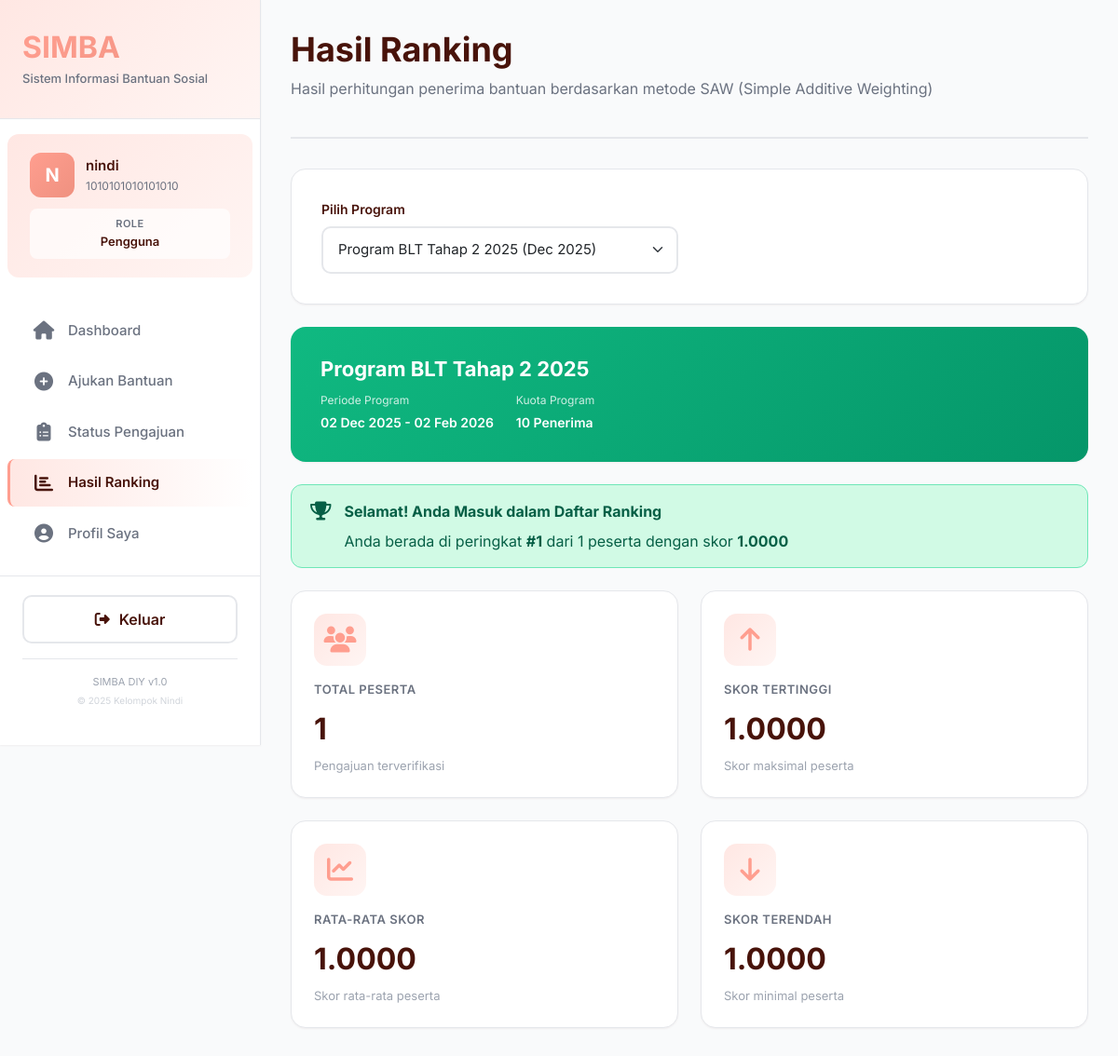
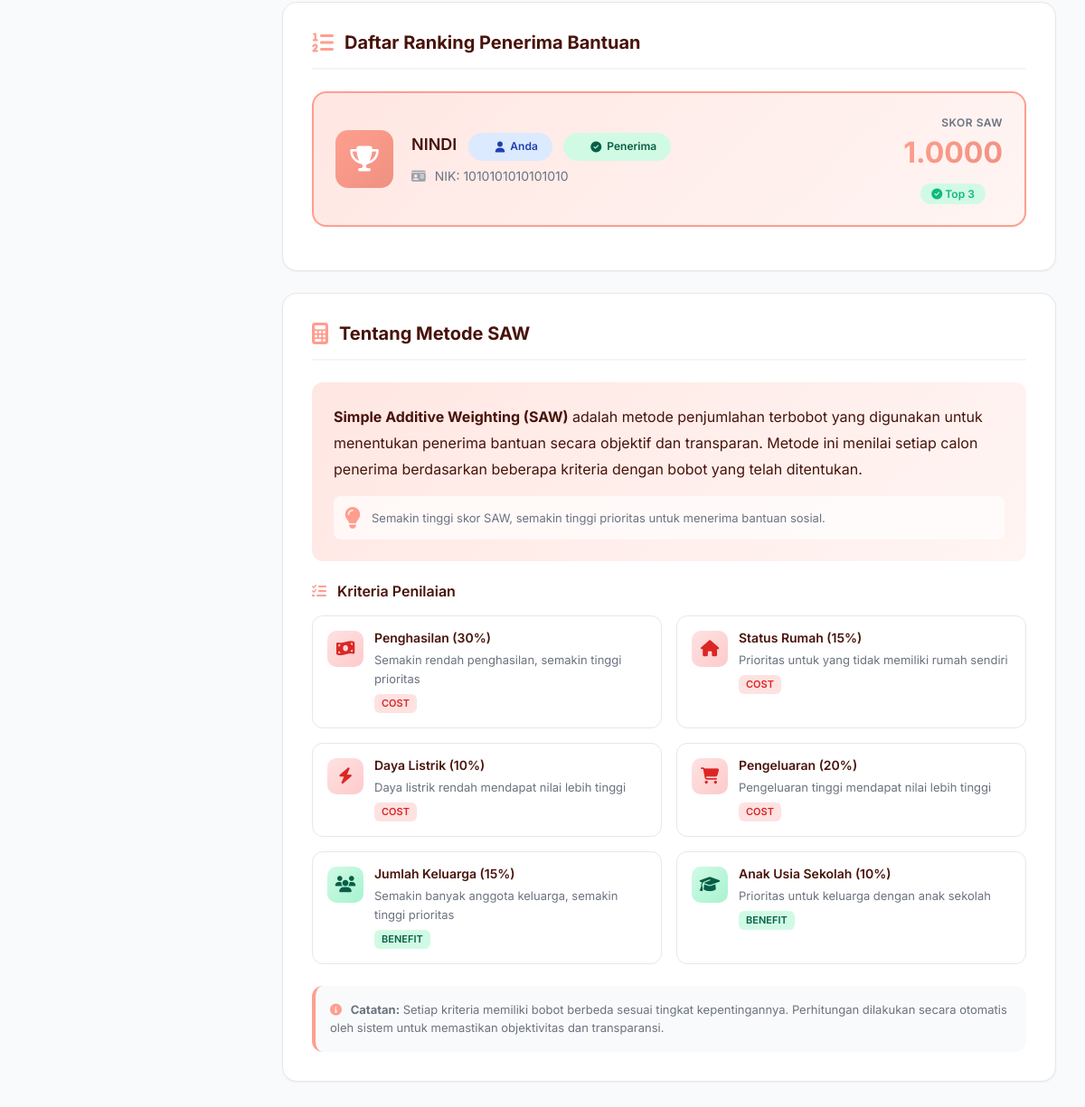
/user/ranking.php (signed in), run on an earlier commit of the app's database (2 pictures, top to bottom).
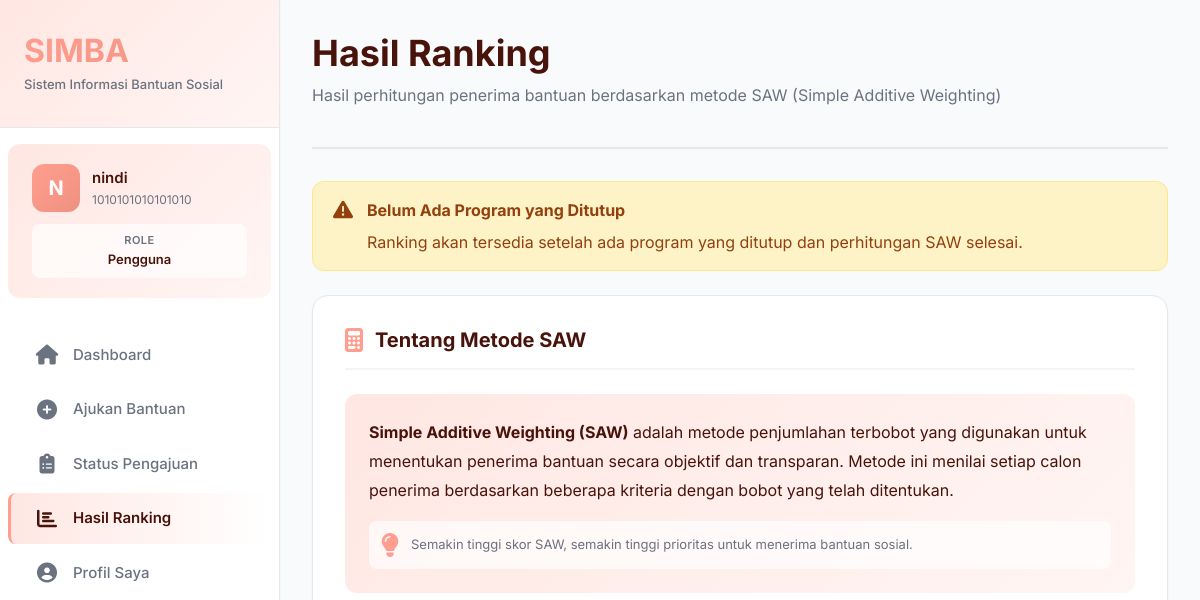
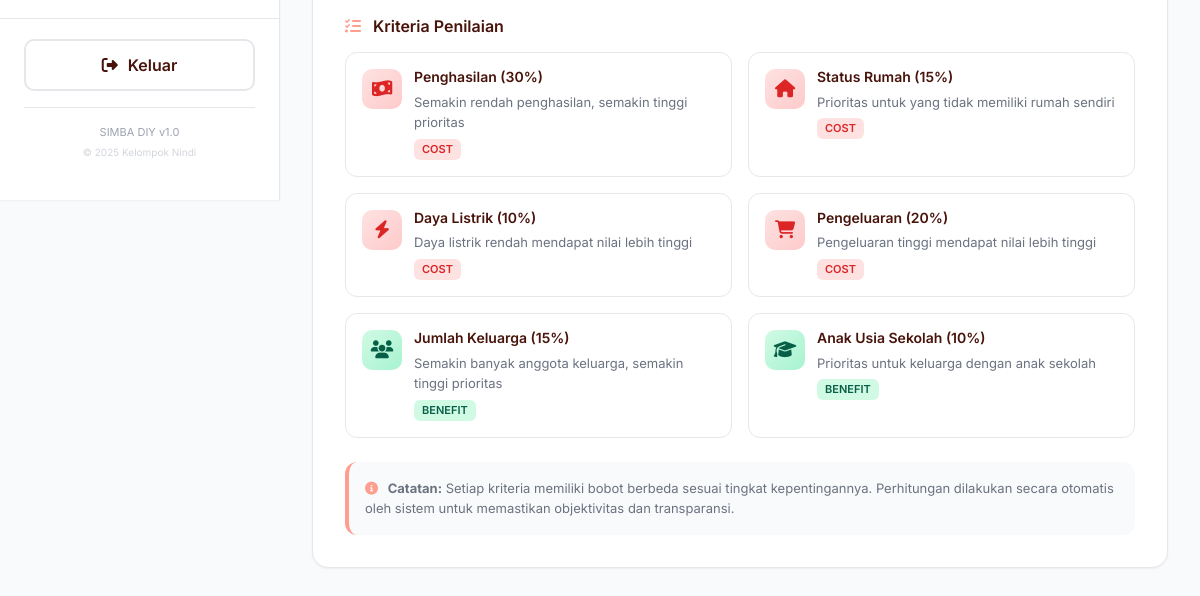
And on a later commit of the database (2 pictures, top to bottom).
### tables this page shows
CREATE TABLE `program_bantuan` (
  `id` int(11) NOT NULL,
  `nama_program` varchar(255) NOT NULL COMMENT 'Nama program bantuan',
  `deskripsi` text DEFAULT NULL COMMENT 'Deskripsi program',
  `kuota` int(11) NOT NULL COMMENT 'Jumlah penerima',
  `tanggal_mulai` date NOT NULL COMMENT 'Tanggal mulai program',
  `tanggal_selesai` date NOT NULL COMMENT 'Tanggal selesai program',
  `status` enum('Aktif','Tutup') NOT NULL DEFAULT 'Aktif' COMMENT 'Status program',
  `created_at` timestamp NOT NULL DEFAULT current_timestamp(),
  `updated_at` timestamp NOT NULL DEFAULT current_timestamp() ON UPDATE current_timestamp()
);

CREATE TABLE `total_nilai` (
  `id` int(11) NOT NULL,
  `id_pengajuan` int(11) NOT NULL COMMENT 'Foreign key ke tabel pengajuan',
  `skor_total` decimal(10,4) NOT NULL COMMENT 'Skor hasil perhitungan SAW (0-1)',
  `peringkat` int(11) DEFAULT NULL COMMENT 'Peringkat berdasarkan skor',
  `tanggal_hitung` timestamp NOT NULL DEFAULT current_timestamp() COMMENT 'Waktu perhitungan dilakukan'
);

CREATE TABLE `pengajuan` (
  `id` int(11) NOT NULL,
  `id_user` int(11) NOT NULL COMMENT 'Foreign key ke tabel user',
  `id_program` int(11) DEFAULT NULL COMMENT 'Foreign key ke program bantuan',
  `nik` varchar(16) NOT NULL COMMENT 'NIK pemohon',
  `no_kk` varchar(16) NOT NULL COMMENT 'Nomor Kartu Keluarga',
  `nama_lengkap` varchar(255) NOT NULL COMMENT 'Nama lengkap pemohon',
  `alamat` text NOT NULL COMMENT 'Alamat lengkap',
  `no_hp` varchar(15) NOT NULL COMMENT 'Nomor HP yang bisa dihubungi',
  `gaji` decimal(15,2) NOT NULL COMMENT 'Penghasilan per bulan (nilai tengah range)',
  `status_rumah` varchar(50) NOT NULL COMMENT 'Kepemilikan rumah: Sewa, Keluarga, Pribadi',
  `daya_listrik` varchar(50) NOT NULL COMMENT 'Kelistrikan: Menumpang, Pribadi 450 Watt, dst',
  `pengeluaran` decimal(15,2) NOT NULL COMMENT 'Pengeluaran per bulan (nilai tengah range)',
  `jml_keluarga` int(11) NOT NULL COMMENT 'Jumlah anggota keluarga (nilai representatif)',
  `jml_anak_sekolah` int(11) NOT NULL COMMENT 'Jumlah anak usia sekolah (5-18 tahun)',
  `status` enum('Menunggu Verifikasi','Sedang Diverifikasi','Terverifikasi','Ditolak') NOT NULL DEFAULT 'Menunggu Verifikasi' COMMENT 'Status pengajuan',
  `tanggal_dibuat` timestamp NOT NULL DEFAULT current_timestamp() COMMENT 'Waktu pengajuan dibuat'
);

### user/ranking.php (the view, shortened to what the changed rows need)
<?php
require_once(__DIR__ . "/../functions/submission.php");
require_once(__DIR__ . "/../functions/program.php");
require_once(__DIR__ . "/../functions/saw.php");
$id_user = $_SESSION['id'];
$filter_program = $_GET['program'] ?? 'latest';
$closedPrograms = getAllPrograms('Tutup');
$selectedProgram = null;
if ($filter_program == 'latest') {
    $selectedProgram = !empty($closedPrograms) ? $closedPrograms[0] : null;
} else {
    $selectedProgram = getProgramById(intval($filter_program));
}
$rankingList = [];
$sawStats = ['total_peserta' => 0, 'skor_tertinggi' => 0, 'skor_terendah' => 0, 'rata_rata' => 0];
if ($selectedProgram) {
    $rankingList = getRanking($selectedProgram['id']);
    $sawStats = getSAWStatistics($selectedProgram['id']);
}
$userRanking = $selectedProgram ? getUserRanking($id_user, $selectedProgram['id']) : null;
?>
<!DOCTYPE html>
<html lang="id">
<head>
    <link rel="stylesheet" href="https://cdnjs.cloudflare.com/ajax/libs/font-awesome/6.5.2/css/all.min.css">
    <link href="https://cdn.jsdelivr.net/npm/bootstrap@5.3.5/dist/css/bootstrap.min.css" rel="stylesheet">
    <link rel="stylesheet" href="../css/style.css">
</head>
<body>
    <div class="dashboard-wrapper">
        <?php include('../templates/user_sidebar.php'); ?>
        <div class="main-content">
            <div class="page-header">
                <h1 class="page-title">Hasil Ranking</h1>
            </div>
            <?php if (empty($closedPrograms)): ?>
                <div class="alert alert-warning">
                    <i class="fas fa-exclamation-triangle"></i>
                    <div>
                        <strong>Belum Ada Program yang Ditutup</strong>
                        <p style="margin: 8px 0 0 0;">Ranking akan tersedia setelah ada program yang ditutup dan perhitungan SAW selesai.</p>
                    </div>
                </div>
            <?php else: ?>
                <div class="form-card">
                    <div class="row align-items-center">
                        <div class="col-md-6">
                            <label class="form-label">Pilih Program</label>
                            <select class="form-select" onchange="window.location.href='?program='+this.value">
                                <?php foreach ($closedPrograms as $prog): ?>
                                    <option value="<?php echo $prog['id']; ?>"
                                        <?php echo ($selectedProgram && $selectedProgram['id'] == $prog['id']) ? 'selected' : ''; ?>>
                                        <?php echo htmlspecialchars($prog['nama_program']); ?>
                                        (<?php echo date('M Y', strtotime($prog['tanggal_mulai'])); ?>)
                                    </option>
                                <?php endforeach; ?>
                            </select>
                        </div>
                    </div>
                </div>
                <?php if ($selectedProgram): ?>
                    <div class="form-card" style="background: linear-gradient(135deg, #10b981 0%, #059669 100%); color: white; border: none;">
                        <h3 style="font-size: 22px; font-weight: 700; margin-bottom: 8px;">
                            <?php echo htmlspecialchars($selectedProgram['nama_program']); ?>
                        </h3>
                        <div style="display: flex; gap: 24px; flex-wrap: wrap; margin-top: 12px;">
                            <div>
                                <div style="font-size: 12px; opacity: 0.8; margin-bottom: 4px;">Periode Program</div>
                                <div style="font-size: 14px; font-weight: 600;">
                                    <?php echo date('d M Y', strtotime($selectedProgram['tanggal_mulai'])); ?> -
                                    <?php echo date('d M Y', strtotime($selectedProgram['tanggal_selesai'])); ?>
                                </div>
                            </div>
                            <div>
                                <div style="font-size: 12px; opacity: 0.8; margin-bottom: 4px;">Kuota Program</div>
                                <div style="font-size: 14px; font-weight: 600;"><?php echo $selectedProgram['kuota']; ?> Penerima</div>
                            </div>
                        </div>
                    </div>
                    <?php if ($userRanking): ?>
                        <div class="alert alert-success">
                            <i class="fas fa-trophy"></i>
                            <div>
                                <strong>Selamat! Anda Masuk dalam Daftar Ranking</strong>
                                <p style="margin: 8px 0 0 0;">Anda berada di peringkat <strong>#<?php echo $userRanking['peringkat']; ?></strong> dari <?php echo $sawStats['total_peserta']; ?> peserta dengan skor <strong><?php echo number_format($userRanking['skor_total'], 4); ?></strong></p>
                            </div>
                        </div>
                    <?php endif; ?>
                    <?php if ($sawStats['total_peserta'] > 0): ?>
                        <div class="dashboard-cards">
                            <div class="dashboard-card">
                                <div class="card-icon">
                                    <i class="fas fa-users"></i>
                                </div>
                                <div class="card-title">Total Peserta</div>
                                <div class="card-value"><?php echo $sawStats['total_peserta']; ?></div>
                                <div class="card-description">Pengajuan terverifikasi</div>
                            </div>
                            <div class="dashboard-card">
                                <div class="card-icon">
                                    <i class="fas fa-arrow-up"></i>
                                </div>
                                <div class="card-title">Skor Tertinggi</div>
                                <div class="card-value"><?php echo number_format($sawStats['skor_tertinggi'], 4); ?></div>
                                <div class="card-description">Skor maksimal peserta</div>
                            </div>
                            <div class="dashboard-card">
                                <div class="card-icon">
                                    <i class="fas fa-chart-line"></i>
                                </div>
                                <div class="card-title">Rata-rata Skor</div>
                                <div class="card-value"><?php echo number_format($sawStats['rata_rata'], 4); ?></div>
                                <div class="card-description">Skor rata-rata peserta</div>
                            </div>
                            <div class="dashboard-card">
                                <div class="card-icon">
                                    <i class="fas fa-arrow-down"></i>
                                </div>
                                <div class="card-title">Skor Terendah</div>
                                <div class="card-value"><?php echo number_format($sawStats['skor_terendah'], 4); ?></div>
                                <div class="card-description">Skor minimal peserta</div>
                            </div>
                        </div>
                    <?php endif; ?>
                    <div class="form-card">
                        <h2 class="form-section-title">
                            <i class="fas fa-list-ol"></i> Daftar Ranking Penerima Bantuan
                        </h2>
                        <?php if (empty($rankingList)): ?>
                            <div class="empty-state">
                                <div class="empty-state-icon">
                                    <i class="fas fa-inbox"></i>
                                </div>
                                <div class="empty-state-title">Belum Ada Data Ranking</div>
                                <div class="empty-state-description">
                                    Belum ada pengajuan yang terverifikasi untuk program ini.
                                </div>
                            </div>
                        <?php else: ?>
                            <?php foreach ($rankingList as $ranking): ?>
                                <?php
                                $isCurrentUser = $ranking['nik'] == $_SESSION['nik'];
                                $isWithinKuota = $ranking['peringkat'] <= $selectedProgram['kuota'];
                                $cardStyle = $isCurrentUser ? 'border: 2px solid var(--color-primary); background: linear-gradient(135deg, var(--color-secondary) 0%, var(--color-background) 100%);' : '';
                                ?>
                                <div class="ranking-card" style="<?php echo $cardStyle; ?>">
                                    <div class="ranking-header">
                                        <div class="ranking-number" style="<?php echo $isCurrentUser ? 'background: linear-gradient(135deg, var(--color-primary) 0%, var(--color-btn-bg) 100%); color: white;' : ''; ?>">
                                            <?php if ($ranking['peringkat'] <= 3): ?>
                                                <i class="fas fa-trophy"></i>
                                            <?php else: ?>
                                                #<?php echo $ranking['peringkat']; ?>
                                            <?php endif; ?>
                                        </div>
                                        <div class="ranking-info">
                                            <h3>
                                                <?php echo htmlspecialchars($ranking['nama_lengkap']); ?>
                                                <?php if ($isCurrentUser): ?>
                                                    <span class="status-badge" style="background-color: #dbeafe; color: #1e40af; margin-left: 8px; font-size: 12px;">
                                                        <i class="fas fa-user"></i> Anda
                                                    </span>
                                                <?php endif; ?>
                                                <?php if ($isWithinKuota): ?>
                                                    <span class="status-badge" style="background-color: #d1fae5; color: #065f46; margin-left: 8px; font-size: 12px;">
                                                        <i class="fas fa-check-circle"></i> Penerima
                                                    </span>
                                                <?php endif; ?>
                                            </h3>
                                            <p>
                                                <i class="fas fa-id-card" style="margin-right: 6px; color: #9ca3af;"></i>
                                                NIK: <?php echo $ranking['nik']; ?>
                                            </p>
                                        </div>
                                        <div class="ranking-score">
                                            <div class="ranking-score-label">Skor SAW</div>
                                            <div class="ranking-score-value"><?php echo number_format($ranking['skor_total'], 4); ?></div>
                                            <?php if ($ranking['peringkat'] <= 3): ?>
                                                <div style="text-align: center; margin-top: 8px;">
                                                    <span style="font-size: 12px; font-weight: 600; color: #10b981; background-color: #d1fae5; padding: 4px 12px; border-radius: 12px;">
                                                        <i class="fas fa-check-circle"></i> Top 3
                                                    </span>
                                                </div>
                                            <?php endif; ?>
                                        </div>
                                    </div>
                                </div>
                            <?php endforeach; ?>
                        <?php endif; ?>
                    </div>
                <?php endif; ?>
            <?php endif; ?>
            <div class="form-card">
                <h2 class="form-section-title">
                    <i class="fas fa-calculator"></i> Tentang Metode SAW
                </h2>
            </div>
        </div>
    </div>
</body>
</html>

What changed in the data, as far as the page shows it:
removed program_bantuan: nama_program "Program BLT Tahap 2 2025", tanggal_mulai "02 Dec 2025", tanggal_selesai "02 Feb 2026", kuota "10"
removed total_nilai: peringkat "1", skor_total "1.0000", id_pengajuan.nama_lengkap "NINDI", shows "Penerima", id_pengajuan.nik "1010101010101010", shows "Top 3"
Also different on the page:
form field value: "Program BLT Tahap 2 2025 (Dec 2025)" → (not shown)
$sawStats['total_peserta']: "1" → (not shown)
$sawStats['skor_tertinggi']: "1.0000" → (not shown)
$sawStats['rata_rata']: "1.0000" → (not shown)
$sawStats['skor_terendah']: "1.0000" → (not shown)
text no longer shown: "Pilih Program Periode Program - Kuota Program Penerima Selamat! Anda Masuk dalam Daftar Ranking Anda berada di peringkat # dari peserta dengan skor TOTAL PESERTA Pengajuan terverifikasi SKOR TERTINGGI Skor maksimal peserta RATA-RATA SKOR Skor rata-rata peserta SKOR TERENDAH Skor minimal peserta Daftar Ranking Penerima Bantuan"
text now shown: "Belum Ada Program yang Ditutup Ranking akan tersedia setelah ada program yang ditutup dan perhitungan SAW selesai."
